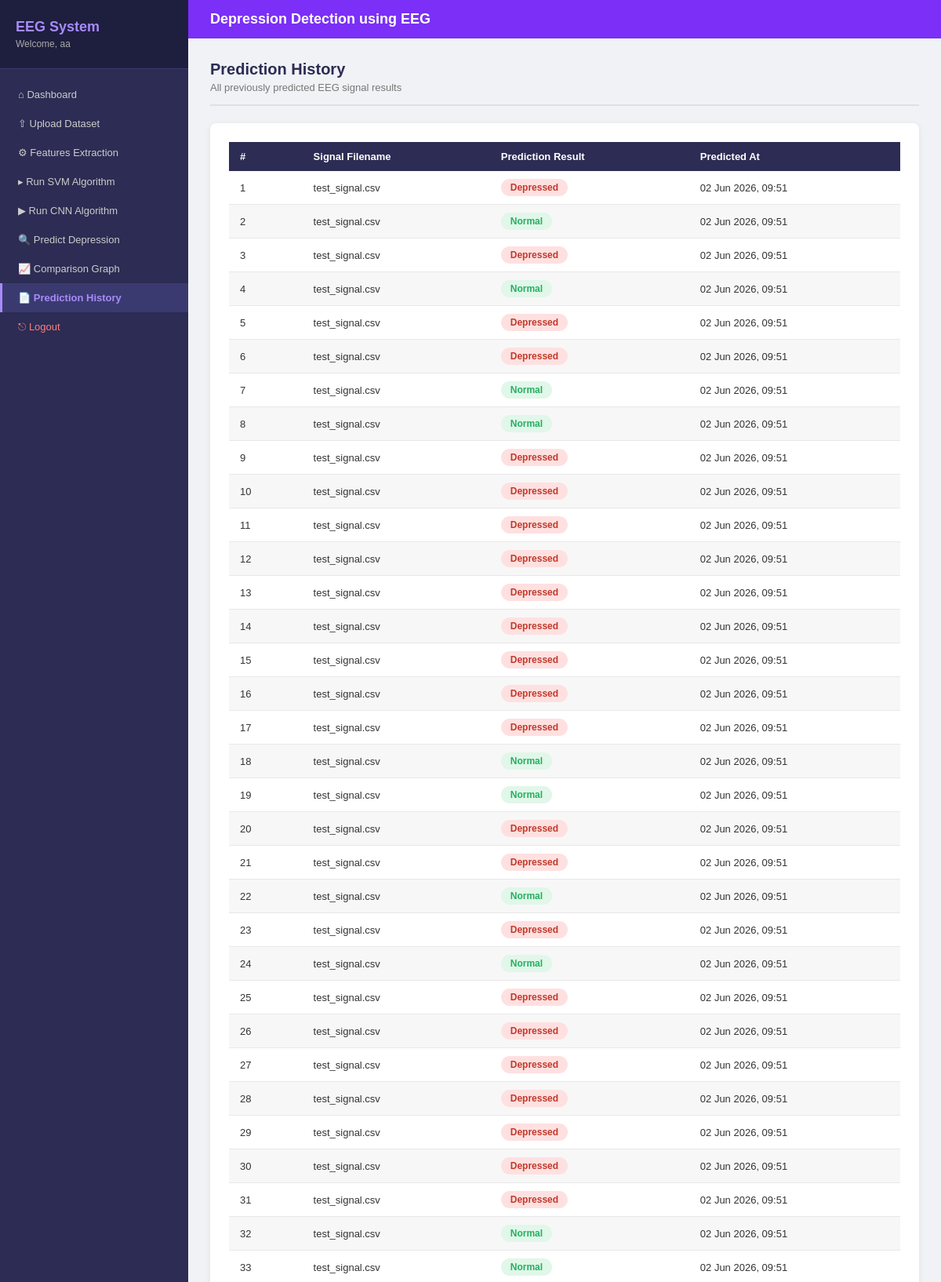
The app's page /prediction-history/ (signed in, upper part) with its own data.
### depression_detection/models.py (models this page shows, shortened)
class PredictionHistory(models.Model):
    RESULT_CHOICES = [('Normal', 'Normal'), ('Depressed', 'Depressed')]
    signal_filename = models.CharField(max_length=255)
    prediction_result = models.CharField(max_length=20, choices=RESULT_CHOICES)
    predicted_at = models.DateTimeField(auto_now_add=True)
    class Meta:
        db_table = 'prediction_history'

### depression_detection/views.py (the view)
# urls.py: path('prediction-history/', views.prediction_history, name='prediction_history'),
def prediction_history(request):
    if not request.session.get('logged_in'):
        return redirect('login')
    records = PredictionHistory.objects.all().order_by('-predicted_at')
    return render(request, 'depression_detection/prediction_history.html', {'records': records})

### depression_detection/templates/depression_detection/prediction_history.html
{% extends 'depression_detection/base.html' %}
{% block content %}
<div class="page-title">
    <h2>Prediction History</h2>
    <p>All previously predicted EEG signal results</p>
</div>
<div class="result-card">
    {% if records %}
    <table class="data-table">
        <thead>
            <tr>
                <th>#</th>
                <th>Signal Filename</th>
                <th>Prediction Result</th>
                <th>Predicted At</th>
            </tr>
        </thead>
        <tbody>
            {% for rec in records %}
            <tr>
                <td>{{ forloop.counter }}</td>
                <td>{{ rec.signal_filename }}</td>
                <td>
                    <span class="badge {% if rec.prediction_result == 'Normal' %}badge-green{% else %}badge-red{% endif %}">
                        {{ rec.prediction_result }}
                    </span>
                </td>
                <td>{{ rec.predicted_at|date:"d M Y, H:i" }}</td>
            </tr>
            {% endfor %}
        </tbody>
    </table>
    {% else %}
    <div class="empty-state">
        <p>No prediction history found. Please run the Predict Depression module first.</p>
        <a href="{% url 'predict_depression' %}" class="btn-primary">Go to Predict</a>
    </div>
    {% endif %}
</div>
{% endblock %}

### depression_detection/static/depression_detection/css/style.css (style rules this page uses)
* { margin: 0; padding: 0; box-sizing: border-box; }
body { font-family: Arial, sans-serif; background-color: #f0f2f5; color: #333; font-size: 14px; }
.page-title { margin-bottom: 22px; padding-bottom: 14px; border-bottom: 2px solid #e0e0e0; }
.page-title h2 { font-size: 20px; color: #2c2c54; }
.page-title p { color: #777; margin-top: 4px; font-size: 13px; }
.result-card { background: #fff; border-radius: 8px; padding: 24px; box-shadow: 0 2px 8px rgba(0,0,0,0.07); margin-bottom: 22px; }
.data-table { width: 100%; border-collapse: collapse; }
.data-table thead th { background: #2c2c54; color: #fff; padding: 11px 14px; text-align: left; font-size: 13px; }
.data-table tbody tr:nth-child(even) { background: #f7f7f7; }
.data-table tbody td { padding: 10px 14px; border-bottom: 1px solid #e8e8e8; font-size: 13px; }
.badge { display: inline-block; padding: 4px 12px; border-radius: 20px; font-size: 12px; font-weight: bold; }
.badge-green { background: #e0f7e9; color: #27ae60; }
.badge-red { background: #ffe0e0; color: #c0392b; }

### records on screen
PredictionHistory: signal_filename "test_signal.csv", prediction_result "Depressed", predicted_at "02 Jun 2026, 09:51"
PredictionHistory: signal_filename "test_signal.csv", prediction_result "Normal", predicted_at "02 Jun 2026, 09:51"
PredictionHistory: signal_filename "test_signal.csv", prediction_result "Depressed", predicted_at "02 Jun 2026, 09:51"
PredictionHistory: signal_filename "test_signal.csv", prediction_result "Normal", predicted_at "02 Jun 2026, 09:51"
PredictionHistory: signal_filename "test_signal.csv", prediction_result "Depressed", predicted_at "02 Jun 2026, 09:51"
PredictionHistory: signal_filename "test_signal.csv", prediction_result "Depressed", predicted_at "02 Jun 2026, 09:51"
PredictionHistory: signal_filename "test_signal.csv", prediction_result "Normal", predicted_at "02 Jun 2026, 09:51"
PredictionHistory: signal_filename "test_signal.csv", prediction_result "Normal", predicted_at "02 Jun 2026, 09:51"
PredictionHistory: signal_filename "test_signal.csv", prediction_result "Depressed", predicted_at "02 Jun 2026, 09:51"
PredictionHistory: signal_filename "test_signal.csv", prediction_result "Depressed", predicted_at "02 Jun 2026, 09:51"
PredictionHistory: signal_filename "test_signal.csv", prediction_result "Depressed", predicted_at "02 Jun 2026, 09:51"
PredictionHistory: signal_filename "test_signal.csv", prediction_result "Depressed", predicted_at "02 Jun 2026, 09:51"
PredictionHistory: signal_filename "test_signal.csv", prediction_result "Depressed", predicted_at "02 Jun 2026, 09:51"
PredictionHistory: signal_filename "test_signal.csv", prediction_result "Depressed", predicted_at "02 Jun 2026, 09:51"
PredictionHistory: signal_filename "test_signal.csv", prediction_result "Depressed", predicted_at "02 Jun 2026, 09:51"
PredictionHistory: signal_filename "test_signal.csv", prediction_result "Depressed", predicted_at "02 Jun 2026, 09:51"
PredictionHistory: signal_filename "test_signal.csv", prediction_result "Depressed", predicted_at "02 Jun 2026, 09:51"
PredictionHistory: signal_filename "test_signal.csv", prediction_result "Normal", predicted_at "02 Jun 2026, 09:51"
PredictionHistory: signal_filename "test_signal.csv", prediction_result "Normal", predicted_at "02 Jun 2026, 09:51"
PredictionHistory: signal_filename "test_signal.csv", prediction_result "Depressed", predicted_at "02 Jun 2026, 09:51"
PredictionHistory: signal_filename "test_signal.csv", prediction_result "Depressed", predicted_at "02 Jun 2026, 09:51"
PredictionHistory: signal_filename "test_signal.csv", prediction_result "Normal", predicted_at "02 Jun 2026, 09:51"
PredictionHistory: signal_filename "test_signal.csv", prediction_result "Depressed", predicted_at "02 Jun 2026, 09:51"
PredictionHistory: signal_filename "test_signal.csv", prediction_result "Normal", predicted_at "02 Jun 2026, 09:51"
PredictionHistory: signal_filename "test_signal.csv", prediction_result "Depressed", predicted_at "02 Jun 2026, 09:51"
PredictionHistory: signal_filename "test_signal.csv", prediction_result "Depressed", predicted_at "02 Jun 2026, 09:51"
PredictionHistory: signal_filename "test_signal.csv", prediction_result "Depressed", predicted_at "02 Jun 2026, 09:51"
PredictionHistory: signal_filename "test_signal.csv", prediction_result "Depressed", predicted_at "02 Jun 2026, 09:51"
PredictionHistory: signal_filename "test_signal.csv", prediction_result "Depressed", predicted_at "02 Jun 2026, 09:51"
PredictionHistory: signal_filename "test_signal.csv", prediction_result "Depressed", predicted_at "02 Jun 2026, 09:51"
PredictionHistory: signal_filename "test_signal.csv", prediction_result "Depressed", predicted_at "02 Jun 2026, 09:51"
PredictionHistory: signal_filename "test_signal.csv", prediction_result "Normal", predicted_at "02 Jun 2026, 09:51"
PredictionHistory: signal_filename "test_signal.csv", prediction_result "Normal", predicted_at "02 Jun 2026, 09:51"

### other values on screen
{{ request.session.username }} "aa"
